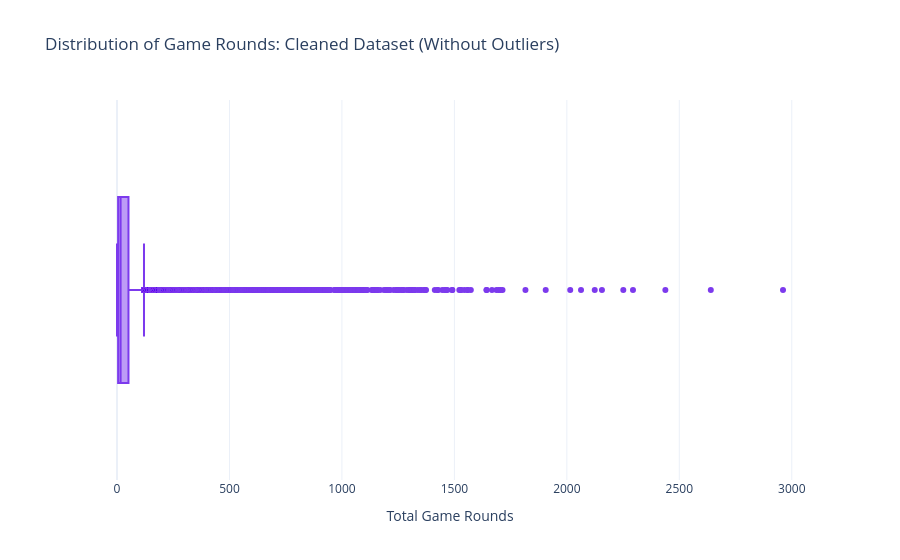

Notebook source saved alongside this figure:
### Markdown cell above
A single player with nearly 50,000 rounds was identified: approximately 17x above the 99th percentile. This is a strong candidate for a bot or an automated testing account rather than an organic user.

**Treatment strategy:** We remove only this single extreme observation from the working dataset. All other players, including those at the 99th percentile, are retained to preserve statistical power. The original raw data remains unchanged in `data/raw/`

### Code cell
# Remove the single extreme outlier (the maximum value only)
df = df[df['sum_gamerounds'] < max_rounds].copy()

print(f'Rows removed: 1 (userid with {max_rounds:,} rounds)')
print(f'Remaining rows: {len(df):,}')

fig = px.box(
    df,
    x='sum_gamerounds',
    color_discrete_sequence=['#7C3AED'],
    labels={'sum_gamerounds': 'Total Game Rounds'},
    title='Distribution of Game Rounds: Cleaned Dataset (Without Outliers)'
)
fig.show()

### Figure 1 — Plotly figure (JSON) as saved in the notebook; plotly's stock layout.template omitted (floating-point values rounded to 4 significant figures; data arrays with more than 128 entries replaced by an {"elided": "..."} marker saying what was removed)
{"data": [{"alignmentgroup": "True", "hovertemplate": "Total Game Rounds=%{x}<extra></extra>", "legendgroup": "", "marker": {"color": "#7C3AED"}, "name": "", "notched": false, "offsetgroup": "", "orientation": "h", "showlegend": false, "type": "box", "x": {"elided": "90188 int values"}, "x0": " ", "xaxis": "x", "y0": " ", "yaxis": "y"}], "layout": {"boxmode": "group", "legend": {"tracegroupgap": 0}, "title": {"text": "Distribution of Game Rounds: Cleaned Dataset (Without Outliers)"}, "xaxis": {"anchor": "y", "domain": [0, 1], "title": {"text": "Total Game Rounds"}}, "yaxis": {"anchor": "x", "domain": [0, 1]}}}
